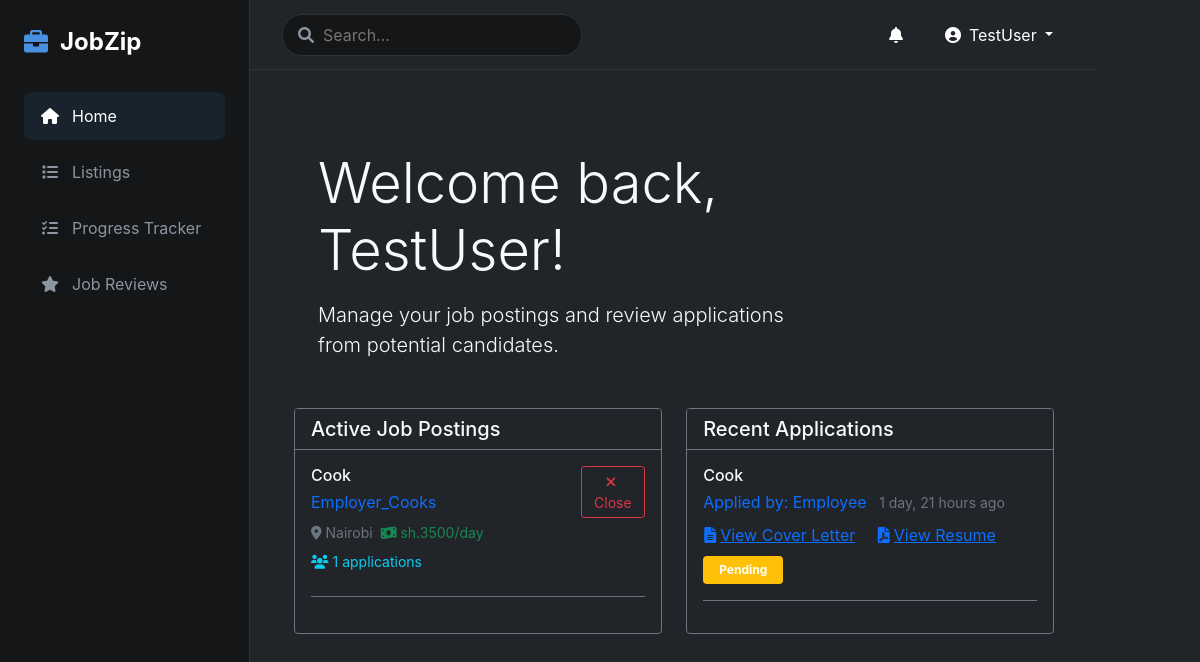
Before: / (signed in) with the older database file.
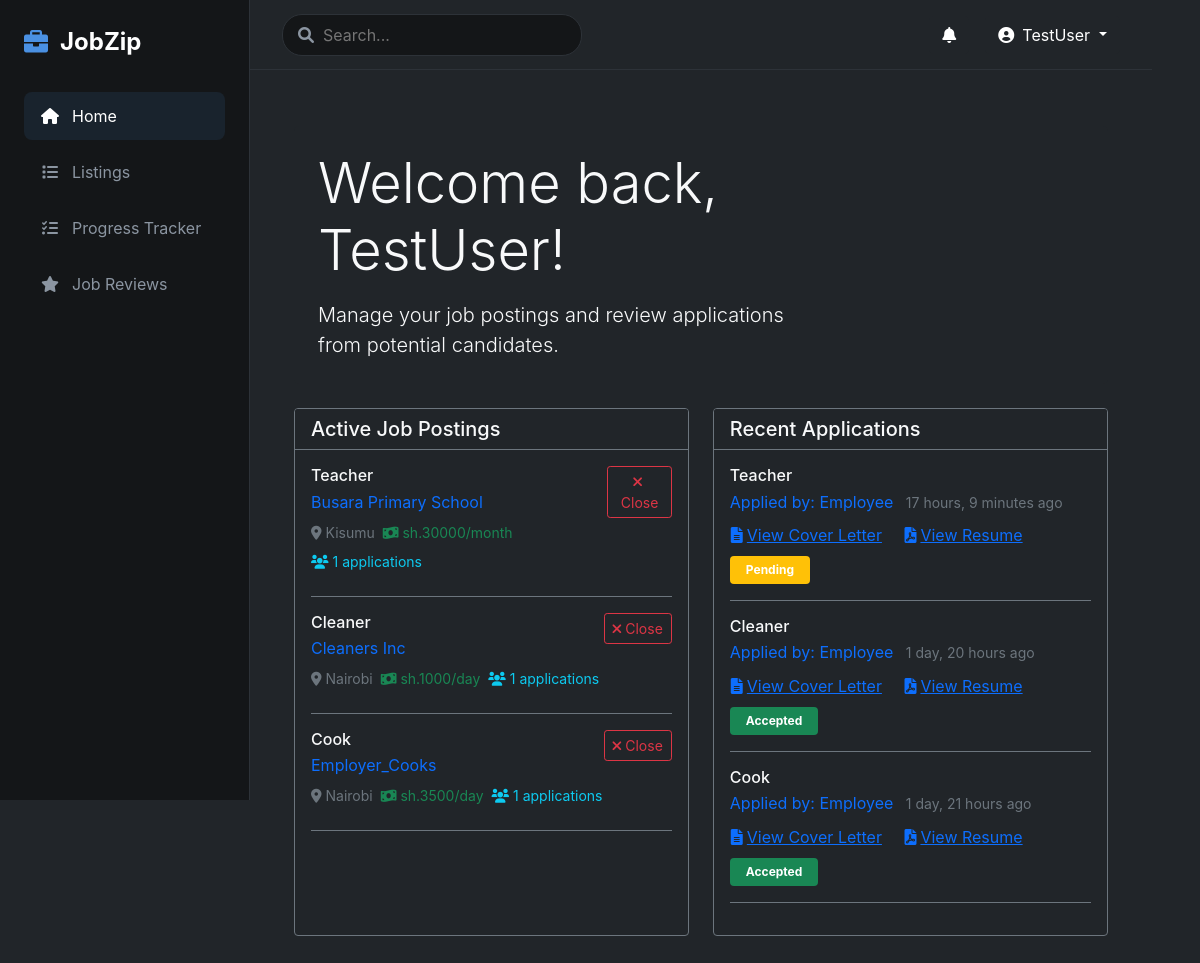
After: the same page with the newer database file.
### jobs/models.py (models this page shows, shortened)
class User(AbstractUser):
    USER_TYPE_CHOICES = (
        ('employer', 'Employer'),
        ('employee', 'Employee'),
    )
    user_type = models.CharField(max_length=10, choices=USER_TYPE_CHOICES, default='employee')
    profile_picture = models.ImageField(upload_to='profile_pics/', null=True, blank=True)
    location = models.CharField(max_length=100, null=True, blank=True)
    bio = models.TextField(null=True, blank=True)
    date_joined = models.DateTimeField(default=timezone.now)

class Job(models.Model):
    STATUS_CHOICES = (
        ('open', 'Open'),
        ('closed', 'Closed'),
    )
    employer = models.ForeignKey(User, on_delete=models.CASCADE, related_name='posted_jobs')
    title = models.CharField(max_length=200)
    description = models.TextField()
    location = models.CharField(max_length=100)
    duration = models.CharField(max_length=50)
    company = models.CharField(max_length=200)
    salary = models.CharField(max_length=100, help_text="e.g., $50,000/year or $25/hour", null=True, blank=True)
    employees_required = models.IntegerField()
    deadline = models.DateTimeField()
    created_at = models.DateTimeField(auto_now_add=True)
    status = models.CharField(max_length=10, choices=STATUS_CHOICES, default='open')
    company_pictures = models.ManyToManyField('CompanyPicture')

class JobApplication(models.Model):
    STATUS_CHOICES = (
        ('pending', 'Pending'),
        ('accepted', 'Accepted'),
        ('rejected', 'Rejected'),
    )
    job = models.ForeignKey(Job, on_delete=models.CASCADE, related_name='applications')
    applicant = models.ForeignKey(User, on_delete=models.CASCADE, related_name='job_applications')
    status = models.CharField(max_length=10, choices=STATUS_CHOICES, default='pending')
    cover_letter = models.TextField(blank=True, null=True)
    resume = models.FileField(upload_to='resumes/', blank=True, null=True)
    applied_at = models.DateTimeField(auto_now_add=True)
    updated_at = models.DateTimeField(auto_now=True)
    class Meta:
        unique_together = ('job', 'applicant')
        ordering = ['-applied_at']

### jobs/views.py (the view)
# urls.py: path('', views.home, name='home'),
@login_required
def home(request):
    if request.user.user_type == 'employee':
        recent_applications = JobApplication.objects.filter(applicant=request.user).order_by('-applied_at')[:5]
        bookmarked_jobs = Job.objects.filter(bookmark__user=request.user).order_by('-created_at')[:5]
        recommended_jobs = Job.objects.filter(status='open').exclude(bookmark__user=request.user).order_by('-created_at')[:5]
        return render(request, 'jobs/employee_home.html', {
            'recent_applications': recent_applications,
            'bookmarked_jobs': bookmarked_jobs,
            'recommended_jobs': recommended_jobs
        })
    else:
        active_jobs = Job.objects.filter(employer=request.user, status='open').order_by('-created_at')
        recent_applications = JobApplication.objects.filter(job__employer=request.user).order_by('-applied_at')[:10]
        return render(request, 'jobs/employer_home.html', {
            'active_jobs': active_jobs,
            'recent_applications': recent_applications
        })

### jobs/templates/jobs/employer_home.html (shortened to what this page needs)
{% extends 'jobs/base.html' %}
{% load static %}
{% block content %}
<div class="container-fluid py-4">
    <div class="bg-dark text-light rounded-3 p-4 mb-4">
        <div class="row align-items-center">
            <div class="col-md-8">
                <h1 class="display-4 mb-3">Welcome back, {{ user.username }}!</h1>
                <p class="lead mb-0">Manage your job postings and review applications from potential candidates.</p>
            </div>
        </div>
    </div>
    <div class="row">
        <div class="col-lg-6 mb-4">
            <div class="card bg-dark border-secondary h-100">
                <div class="card-header bg-dark border-secondary">
                    <h5 class="mb-0">Active Job Postings</h5>
                </div>
                <div class="card-body">
                    {% for job in active_jobs %}
                    <div class="mb-3 pb-3 border-bottom border-secondary {% if forloop.last %}border-0 pb-0 mb-0{% endif %}" id="job-card-{{ job.id }}">
                        <div class="d-flex justify-content-between align-items-start">
                            <div>
                                <h6 class="mb-1">{{ job.title }}</h6>
                                <div class="text-primary mb-2">{{ job.company }}</div>
                                <div class="d-flex flex-wrap gap-2 mb-2">
                                    <small class="text-muted">
                                        <i class="fas fa-map-marker-alt me-1"></i>{{ job.location }}
                                    </small>
                                    <small class="text-success">
                                        <i class="fas fa-money-bill-wave me-1"></i>{{ job.salary }}
                                    </small>
                                    <small class="text-info">
                                        <i class="fas fa-users me-1"></i>{{ job.applications.count }} applications
                                    </small>
                                </div>
                            </div>
                            <button class="btn btn-outline-danger btn-sm" onclick="closeJob({{ job.id }});">
                                <i class="fas fa-times me-1"></i>Close
                            </button>
                        </div>
                    </div>
                    {% empty %}
                    <p class="text-muted mb-0">No active job postings.</p>
                    {% endfor %}
                </div>
            </div>
        </div>
        <div class="col-lg-6 mb-4">
            <div class="card bg-dark border-secondary h-100">
                <div class="card-header bg-dark border-secondary">
                    <h5 class="mb-0">Recent Applications</h5>
                </div>
                <div class="card-body">
                    {% for application in recent_applications %}
                        {% include 'jobs/components/application_card.html' with application=application %}
                    {% empty %}
                    <p class="text-muted mb-0">No recent applications.</p>
                    {% endfor %}
                </div>
            </div>
        </div>
    </div>
</div>
{% endblock %}

### jobs/templates/jobs/base.html (shortened to what this page needs)
<!DOCTYPE html>
<html lang="en">
<head>
    <link href="https://cdn.jsdelivr.net/npm/bootstrap@5.1.3/dist/css/bootstrap.min.css" rel="stylesheet">
    <link rel="stylesheet" href="https://cdnjs.cloudflare.com/ajax/libs/font-awesome/6.0.0/css/all.min.css">
    {% load static %}
    <link rel="stylesheet" href="{% static 'css/style.css' %}">
</head>
<body class="bg-dark text-light">
    <div class="d-flex">
        <div class="sidebar bg-darker">
            <div class="logo-container">
                <i class="fas fa-briefcase app-icon"></i>
                <span class="app-title">JobZip</span>
            </div>
            <nav>
                <ul class="nav flex-column">
                    <li class="nav-item">
                        <a href="{% url 'home' %}" class="nav-link {% if request.resolver_match.url_name == 'home' %}active{% endif %}">
                            <i class="fas fa-home"></i> Home
                        </a>
                    </li>
                    {% if user.user_type == 'employer' %}
                    <li class="nav-item">
                        <a href="{% url 'listings' %}" class="nav-link {% if request.resolver_match.url_name == 'listings' %}active{% endif %}">
                            <i class="fas fa-list"></i> Listings
                        </a>
                    </li>
                    <li class="nav-item">
                        <a href="{% url 'progress_tracker' %}" class="nav-link {% if request.resolver_match.url_name == 'progress_tracker' %}active{% endif %}">
                            <i class="fas fa-tasks"></i> Progress Tracker
                        </a>
                    </li>
                    {% endif %}
                    <li class="nav-item">
                        <a href="{% url 'job_reviews' %}" class="nav-link {% if request.resolver_match.url_name == 'job_reviews' %}active{% endif %}">
                            <i class="fas fa-star"></i> Job Reviews
                        </a>
                    </li>
                </ul>
            </nav>
        </div>
        <div class="main-content">
            <header class="header bg-darker">
                <div class="search-container">
                    <i class="fas fa-search search-icon"></i>
                    <input type="text" class="search-input" placeholder="Search...">
                </div>
                <div class="header-right">
                    <div class="notifications dropdown">
                        <button class="btn btn-dark position-relative" data-bs-toggle="dropdown">
                            <i class="fas fa-bell"></i>
                        </button>
                    </div>
                    {% if user.is_authenticated %}
                    <div class="dropdown">
                        <button class="btn btn-dark dropdown-toggle" type="button" id="userMenu" data-bs-toggle="dropdown">
                            <i class="fas fa-user-circle me-2"></i>{{ user.username }}
                        </button>
                    </div>
                    {% else %}
                    <a href="{% url 'login' %}" class="btn btn-primary">
                        <i class="fas fa-sign-in-alt me-2"></i>Login
                    </a>
                    {% endif %}
                </div>
            </header>
            <main class="content-area">
                {% block content %}{% endblock %}
            </main>
        </div>
    </div>
</body>
</html>

### jobs/templates/jobs/components/application_card.html
<div class="mb-3 pb-3 border-bottom border-secondary {% if forloop.last %}border-0 pb-0 mb-0{% endif %}" id="application-{{ application.id }}">
    <div class="d-flex justify-content-between align-items-start">
        <div>
            <h6 class="mb-1">{{ application.job.title }}</h6>
            <div class="text-primary mb-2">
                Applied by: {{ application.applicant.username }}
                <small class="text-muted ms-2">{{ application.applied_at|timesince }} ago</small>
            </div>
            <div class="mb-2">
                {% if application.cover_letter %}
                <button class="btn btn-link text-primary p-0 me-3" onclick="viewCoverLetter({{ application.id }});">
                    <i class="fas fa-file-alt me-1"></i>View Cover Letter
                </button>
                {% endif %}
                {% if application.resume %}
                <a href="{{ application.resume.url }}" class="btn btn-link text-primary p-0" target="_blank">
                    <i class="fas fa-file-pdf me-1"></i>View Resume
                </a>
                {% endif %}
            </div>
            <div class="application-status">
                <span class="badge {% if application.status == 'pending' %}bg-warning{% elif application.status == 'accepted' %}bg-success{% else %}bg-danger{% endif %} px-3 py-2">
                    {{ application.get_status_display }}
                </span>
            </div>
        </div>
    </div>
</div>

### static/css/style.css (style rules this page uses)
:root { --dark-bg: #1a1d21; --darker-bg: #141618; --primary-color: #4a90e2; --secondary-color: #6c757d; --text-light: #ffffff; --text-muted: #8b95a1; --border-color: #2d3238; }
body { background-color: var(--dark-bg); color: var(--text-light); font-family: 'Inter', sans-serif; }
.sidebar { width: 250px; height: 100vh; position: fixed; background-color: var(--darker-bg); padding: 1.5rem; border-right: 1px solid var(--border-color); }
.logo-container { display: flex; align-items: center; margin-bottom: 2rem; }
.app-icon { font-size: 1.5rem; color: var(--primary-color); margin-right: 0.75rem; }
.app-title { font-size: 1.5rem; font-weight: bold; color: var(--text-light); }
.nav-link { color: var(--text-muted); padding: 0.75rem 1rem; margin-bottom: 0.5rem; border-radius: 8px; display: flex; align-items: center; position: relative; }
.nav-link i { margin-right: 0.75rem; width: 20px; text-align: center; }
.nav-link:hover, .nav-link.active { color: var(--text-light); background-color: rgba(74, 144, 226, 0.1); }
.main-content { margin-left: 250px; min-height: 100vh; }
.header { height: 70px; padding: 1rem 2rem; display: flex; align-items: center; justify-content: space-between; border-bottom: 1px solid var(--border-color); }
.search-container { position: relative; width: 300px; }
.search-icon { position: absolute; left: 1rem; top: 50%; transform: translateY(-50%); color: var(--text-muted); }
.search-input { width: 100%; padding: 0.5rem 1rem 0.5rem 2.5rem; border-radius: 20px; border: 1px solid var(--border-color); background-color: var(--darker-bg); color: var(--text-light); }
.header-right { display: flex; align-items: center; gap: 1rem; }
.content-area { padding: 2rem; }
.btn { transition: all 0.2s ease-in-out; }
.card { transition: transform 0.2s ease-in-out, box-shadow 0.2s ease-in-out; }

Changed rows visible on the page:
added Job: title "Teacher", company "Busara Primary School", location "Kisumu", salary "sh.30000/month", applications.count "1"
added Job: title "Cleaner", company "Cleaners Inc", location "Nairobi", salary "sh.1000/day", applications.count "1"
added JobApplication: job "Teacher", applicant.username "Employee", applied_at "17 hours, 9 minutes", status "Pending"
added JobApplication: job "Cleaner", applicant.username "Employee", applied_at "1 day, 20 hours", status "Accepted"
changed JobApplication "1 day, 21 hours": status "Pending" → "Accepted"
